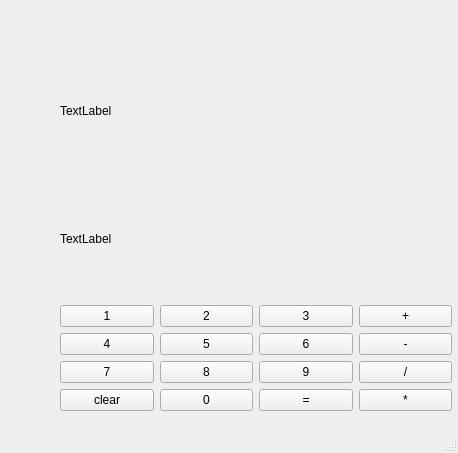
<?xml version="1.0" encoding="UTF-8"?>
<ui version="4.0">
 <class>MainWindow</class>
 <widget class="QMainWindow" name="MainWindow">
  <property name="geometry">
   <rect>
    <x>0</x>
    <y>0</y>
    <width>458</width>
    <height>453</height>
   </rect>
  </property>
  <property name="windowTitle">
   <string>MainWindow</string>
  </property>
  <widget class="QWidget" name="centralwidget">
   <widget class="QWidget" name="verticalLayoutWidget">
    <property name="geometry">
     <rect>
      <x>60</x>
      <y>50</y>
      <width>392</width>
      <height>361</height>
     </rect>
    </property>
    <layout class="QVBoxLayout" name="verticalLayout">
     <item>
      <widget class="QLabel" name="exprion">
       <property name="text">
        <string>TextLabel</string>
       </property>
      </widget>
     </item>
     <item>
      <widget class="QLabel" name="eqp">
       <property name="text">
        <string>TextLabel</string>
       </property>
      </widget>
     </item>
     <item>
      <layout class="QHBoxLayout" name="horizontalLayout">
       <item>
        <widget class="QPushButton" name="num1">
         <property name="text">
          <string>1</string>
         </property>
         <property name="shortcut">
          <string>1</string>
         </property>
        </widget>
       </item>
       <item>
        <widget class="QPushButton" name="num2">
         <property name="text">
          <string>2</string>
         </property>
        </widget>
       </item>
       <item>
        <widget class="QPushButton" name="num3">
         <property name="text">
          <string>3</string>
         </property>
        </widget>
       </item>
       <item>
        <widget class="QPushButton" name="add">
         <property name="text">
          <string>+</string>
         </property>
        </widget>
       </item>
      </layout>
     </item>
     <item>
      <layout class="QHBoxLayout" name="horizontalLayout_2">
       <item>
        <widget class="QPushButton" name="num4">
         <property name="text">
          <string>4</string>
         </property>
        </widget>
       </item>
       <item>
        <widget class="QPushButton" name="num5">
         <property name="text">
          <string>5</string>
         </property>
        </widget>
       </item>
       <item>
        <widget class="QPushButton" name="num6">
         <property name="text">
          <string>6</string>
         </property>
        </widget>
       </item>
       <item>
        <widget class="QPushButton" name="manc">
         <property name="text">
          <string>-</string>
         </property>
        </widget>
       </item>
      </layout>
     </item>
     <item>
      <layout class="QHBoxLayout" name="horizontalLayout_3">
       <item>
        <widget class="QPushButton" name="num7">
         <property name="text">
          <string>7</string>
         </property>
        </widget>
       </item>
       <item>
        <widget class="QPushButton" name="num8">
         <property name="text">
          <string>8</string>
         </property>
        </widget>
       </item>
       <item>
        <widget class="QPushButton" name="num9">
         <property name="text">
          <string>9</string>
         </property>
        </widget>
       </item>
       <item>
        <widget class="QPushButton" name="lll">
         <property name="text">
          <string>/</string>
         </property>
        </widget>
       </item>
      </layout>
     </item>
     <item>
      <layout class="QHBoxLayout" name="horizontalLayout_4">
       <item>
        <widget class="QPushButton" name="clear">
         <property name="text">
          <string>clear</string>
         </property>
        </widget>
       </item>
       <item>
        <widget class="QPushButton" name="num0">
         <property name="text">
          <string>0</string>
         </property>
        </widget>
       </item>
       <item>
        <widget class="QPushButton" name="equel">
         <property name="text">
          <string>=</string>
         </property>
        </widget>
       </item>
       <item>
        <widget class="QPushButton" name="aaa">
         <property name="text">
          <string>*</string>
         </property>
        </widget>
       </item>
      </layout>
     </item>
    </layout>
   </widget>
  </widget>
  <widget class="QMenuBar" name="menubar">
   <property name="geometry">
    <rect>
     <x>0</x>
     <y>0</y>
     <width>458</width>
     <height>21</height>
    </rect>
   </property>
  </widget>
  <widget class="QStatusBar" name="statusbar"/>
 </widget>
 <resources/>
 <connections/>
</ui>
